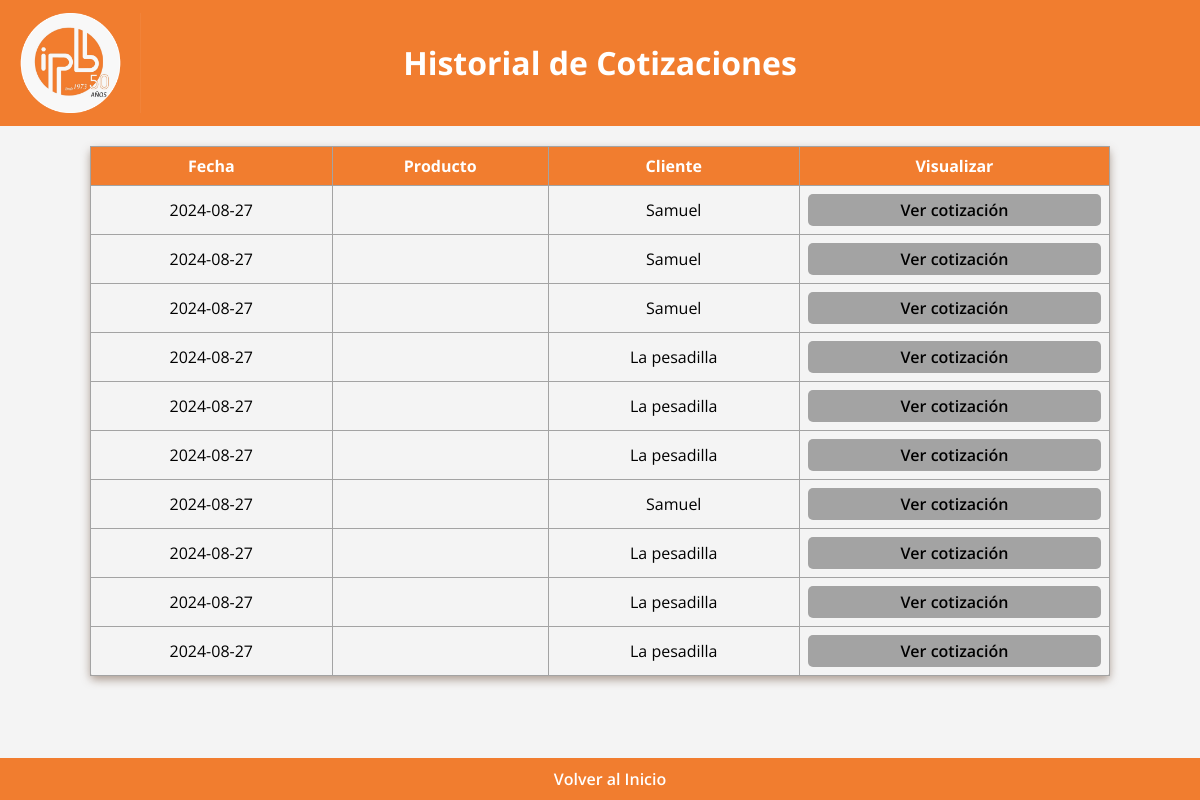
The page /lista_cotizaciones on the database its author committed.
### app.py (models this page shows, shortened)
class Cotizacion(db.Model):
    id = db.Column(db.Integer, primary_key=True)
    fecha = db.Column(db.Date, default=func.current_date())
    ciudad = db.Column(db.String(100), nullable=False)
    empresa = db.Column(db.String(100), nullable=False)
    cliente = db.Column(db.String(100), nullable=False)
    celular = db.Column(db.Integer, nullable=False)
    email = db.Column(db.String(100), nullable=False)
    proyecto = db.Column(db.String(100), nullable=False)
    plazo = db.Column(db.String(100), nullable=False)
    entrega = db.Column(db.String(100), nullable=False)
    anticipo = db.Column(db.Integer, nullable=False)
    p_acta = db.Column(db.Integer, nullable=False)
    f_acta= db.Column(db.Integer, nullable=False)
    consecutivo = db.Column(db.Integer, nullable=False)
    version_padre_id = db.Column(db.Integer, db.ForeignKey('cotizacion.id'), nullable=True)
    versiones = db.relationship('Cotizacion', backref=db.backref('version_padre', remote_side=[id]), lazy=True)
    productos = db.relationship('Producto', back_populates='cotizacion', order_by='Producto.id')
    servicio = db.Column(db.String(1000), nullable=False)

### app.py (the view)
@app.route('/lista_cotizaciones')
def listar_cotizaciones():
    cotizaciones = Cotizacion.query.all()
    return render_template('lista_cotizaciones.html', cotizaciones=cotizaciones)

### templates/lista_cotizaciones.html (shortened to what this page needs)
<!DOCTYPE html>
<html lang="en">
<head>
    <link rel="stylesheet" href="{{ url_for('static', filename='styleListaCotizaciones.css') }}">
</head>
<body>
    <header>
        <img src="static/logobonito.png" alt="Logo de IPB SAS" class="logobonito">
        <h1>Historial de Cotizaciones</h1>
    </header>
    <table id="myTable" border="1" class="cotizaciones">
        <thead>
            <tr>
                <th>Fecha</th>
                <th>Producto</th>
                <th>Cliente</th>
                <th>Visualizar</th>
            </tr>
        </thead>
        <tbody>
            {% for cotizacion in cotizaciones%}
            <tr>
                <td>{{ cotizacion.fecha }}</td>
                <td>{{ cotizacion.producto }}</td>
                <td>{{ cotizacion.cliente }}</td>
                <td><a href="/cotizacion/{{ cotizacion.id }}"class="btn-ver-cotizacion">Ver cotización</a></td>
            </tr>
            {% endfor %}
        </tbody>
    </table>
    <footer>
        <a href="/" class="support-link">Volver al Inicio</a>
    </footer>
</body>
</html>

### static/styleListaCotizaciones.css (style rules this page uses)
body { font-family: 'Open Sans', Arial, sans-serif; margin: 0; padding: 0; box-sizing: border-box; background-color: #f4f4f4; }
header { background-color: #f17d2f; color: white; padding: 20px; text-align: center; position: relative; }
header .logobonito { height: 100px; width: auto; position: absolute; top: 50%; left: 0; transform: translateY(-50%); }
th, td { padding: 8px; text-align: center; border-bottom: 1px solid #a3a3a3; }
th { background-color: #f17d2f; color: white; }
#myTable { border-collapse: collapse; width: 85%; margin: 20px auto; border: 1px solid #a3a3a3; border-radius: 5px; box-shadow: 0 4px 8px #6b4e3a80; }
.btn-ver-cotizacion { display: block; padding: 5px 2px; background-color: #a3a3a3; color: rgb(0, 0, 0); border: none; border-radius: 5px; text-decoration: none; text-align: center; font-weight: 600; cursor: pointer; transition: background-color 0.3s ease; }
footer { background-color: #f17d2f; color: white; padding: 10px; text-align: center; position: fixed; width: 100%; bottom: 0; }
.support-link { color: white; text-decoration: none; font-weight: 600; }

### rows shown on the page
Cotizacion: fecha "2024-08-27", cliente "Samuel"
Cotizacion: fecha "2024-08-27", cliente "Samuel"
Cotizacion: fecha "2024-08-27", cliente "Samuel"
Cotizacion: fecha "2024-08-27", cliente "La pesadilla"
Cotizacion: fecha "2024-08-27", cliente "La pesadilla"
Cotizacion: fecha "2024-08-27", cliente "La pesadilla"
Cotizacion: fecha "2024-08-27", cliente "Samuel"
Cotizacion: fecha "2024-08-27", cliente "La pesadilla"
Cotizacion: fecha "2024-08-27", cliente "La pesadilla"
Cotizacion: fecha "2024-08-27", cliente "La pesadilla"
